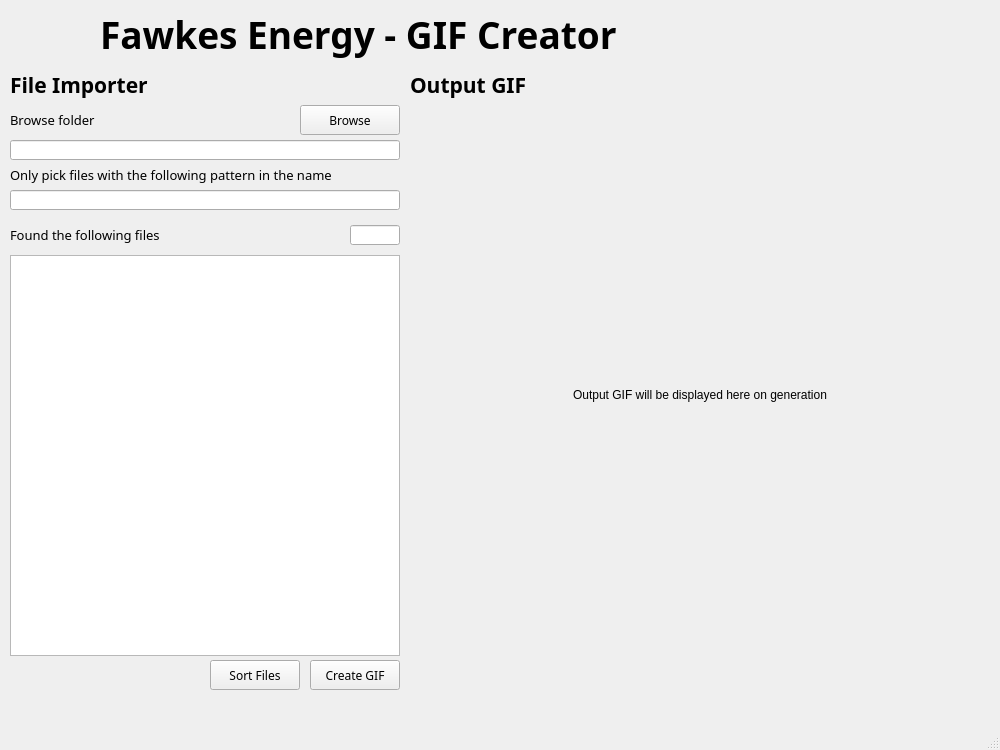
<?xml version="1.0" encoding="UTF-8"?>
<ui version="4.0">
 <class>main_window</class>
 <widget class="QMainWindow" name="main_window">
  <property name="geometry">
   <rect>
    <x>0</x>
    <y>0</y>
    <width>1000</width>
    <height>750</height>
   </rect>
  </property>
  <property name="windowTitle">
   <string>Fawkes GIF Creator</string>
  </property>
  <widget class="QWidget" name="centralwidget">
   <widget class="QLabel" name="main_label">
    <property name="geometry">
     <rect>
      <x>100</x>
      <y>10</y>
      <width>821</width>
      <height>48</height>
     </rect>
    </property>
    <property name="font">
     <font>
      <family>Work Sans</family>
      <pointsize>28</pointsize>
      <weight>75</weight>
      <bold>true</bold>
     </font>
    </property>
    <property name="text">
     <string>Fawkes Energy - GIF Creator</string>
    </property>
    <property name="alignment">
     <set>Qt::AlignLeading|Qt::AlignLeft|Qt::AlignVCenter</set>
    </property>
   </widget>
   <widget class="QLabel" name="image_logo">
    <property name="geometry">
     <rect>
      <x>0</x>
      <y>0</y>
      <width>51</width>
      <height>61</height>
     </rect>
    </property>
    <property name="font">
     <font>
      <family>Noto Sans Arabic Blk</family>
     </font>
    </property>
    <property name="styleSheet">
     <string notr="true">background-color: transparent;
border: none;</string>
    </property>
    <property name="text">
     <string/>
    </property>
    <property name="pixmap">
     <pixmap>../../SoH_Simulator/logo/Fawkes_Energy_logo.png</pixmap>
    </property>
    <property name="scaledContents">
     <bool>true</bool>
    </property>
   </widget>
   <widget class="QPushButton" name="btn_browse_for_folder">
    <property name="geometry">
     <rect>
      <x>300</x>
      <y>105</y>
      <width>100</width>
      <height>30</height>
     </rect>
    </property>
    <property name="font">
     <font>
      <family>Work Sans Medium</family>
     </font>
    </property>
    <property name="text">
     <string>Browse</string>
    </property>
   </widget>
   <widget class="QLabel" name="label_select_folder">
    <property name="geometry">
     <rect>
      <x>10</x>
      <y>110</y>
      <width>160</width>
      <height>20</height>
     </rect>
    </property>
    <property name="font">
     <font>
      <family>Work Sans</family>
      <pointsize>10</pointsize>
      <weight>50</weight>
      <bold>false</bold>
     </font>
    </property>
    <property name="text">
     <string>Browse folder</string>
    </property>
   </widget>
   <widget class="QLabel" name="label_file_importer">
    <property name="geometry">
     <rect>
      <x>10</x>
      <y>70</y>
      <width>160</width>
      <height>30</height>
     </rect>
    </property>
    <property name="font">
     <font>
      <family>Work Sans</family>
      <pointsize>16</pointsize>
      <weight>75</weight>
      <bold>true</bold>
     </font>
    </property>
    <property name="text">
     <string>File Importer</string>
    </property>
   </widget>
   <widget class="QLineEdit" name="val_name_pattern">
    <property name="geometry">
     <rect>
      <x>10</x>
      <y>190</y>
      <width>390</width>
      <height>20</height>
     </rect>
    </property>
    <property name="font">
     <font>
      <italic>false</italic>
     </font>
    </property>
    <property name="readOnly">
     <bool>false</bool>
    </property>
   </widget>
   <widget class="QLabel" name="label_match_pattern">
    <property name="geometry">
     <rect>
      <x>10</x>
      <y>165</y>
      <width>391</width>
      <height>20</height>
     </rect>
    </property>
    <property name="font">
     <font>
      <family>Work Sans</family>
      <pointsize>10</pointsize>
      <weight>50</weight>
      <bold>false</bold>
     </font>
    </property>
    <property name="text">
     <string>Only pick files with the following pattern in the name</string>
    </property>
    <property name="wordWrap">
     <bool>true</bool>
    </property>
   </widget>
   <widget class="QListWidget" name="list_files">
    <property name="geometry">
     <rect>
      <x>10</x>
      <y>255</y>
      <width>390</width>
      <height>401</height>
     </rect>
    </property>
   </widget>
   <widget class="QLabel" name="label_found_files">
    <property name="geometry">
     <rect>
      <x>10</x>
      <y>225</y>
      <width>171</width>
      <height>20</height>
     </rect>
    </property>
    <property name="font">
     <font>
      <family>Work Sans</family>
      <pointsize>10</pointsize>
      <weight>50</weight>
      <bold>false</bold>
     </font>
    </property>
    <property name="text">
     <string>Found the following files</string>
    </property>
   </widget>
   <widget class="QLineEdit" name="val_num_files">
    <property name="geometry">
     <rect>
      <x>350</x>
      <y>225</y>
      <width>50</width>
      <height>20</height>
     </rect>
    </property>
    <property name="font">
     <font>
      <italic>false</italic>
     </font>
    </property>
    <property name="readOnly">
     <bool>false</bool>
    </property>
   </widget>
   <widget class="QPushButton" name="btn_create_gif">
    <property name="geometry">
     <rect>
      <x>310</x>
      <y>660</y>
      <width>90</width>
      <height>30</height>
     </rect>
    </property>
    <property name="font">
     <font>
      <family>Work Sans Medium</family>
     </font>
    </property>
    <property name="text">
     <string>Create GIF</string>
    </property>
   </widget>
   <widget class="QLabel" name="label_outputgif">
    <property name="geometry">
     <rect>
      <x>410</x>
      <y>70</y>
      <width>160</width>
      <height>30</height>
     </rect>
    </property>
    <property name="font">
     <font>
      <family>Work Sans</family>
      <pointsize>16</pointsize>
      <weight>75</weight>
      <bold>true</bold>
     </font>
    </property>
    <property name="text">
     <string>Output GIF</string>
    </property>
   </widget>
   <widget class="QLabel" name="image_output">
    <property name="geometry">
     <rect>
      <x>410</x>
      <y>100</y>
      <width>580</width>
      <height>590</height>
     </rect>
    </property>
    <property name="autoFillBackground">
     <bool>false</bool>
    </property>
    <property name="text">
     <string>Output GIF will be displayed here on generation</string>
    </property>
    <property name="alignment">
     <set>Qt::AlignCenter</set>
    </property>
   </widget>
   <widget class="QLineEdit" name="val_opened_folder">
    <property name="geometry">
     <rect>
      <x>10</x>
      <y>140</y>
      <width>390</width>
      <height>20</height>
     </rect>
    </property>
    <property name="font">
     <font>
      <italic>false</italic>
     </font>
    </property>
    <property name="readOnly">
     <bool>false</bool>
    </property>
   </widget>
   <widget class="QPushButton" name="btn_sort_files">
    <property name="geometry">
     <rect>
      <x>210</x>
      <y>660</y>
      <width>90</width>
      <height>30</height>
     </rect>
    </property>
    <property name="font">
     <font>
      <family>Work Sans Medium</family>
     </font>
    </property>
    <property name="text">
     <string>Sort Files</string>
    </property>
   </widget>
  </widget>
  <widget class="QMenuBar" name="menubar">
   <property name="geometry">
    <rect>
     <x>0</x>
     <y>0</y>
     <width>1000</width>
     <height>30</height>
    </rect>
   </property>
  </widget>
  <widget class="QStatusBar" name="statusbar"/>
 </widget>
 <resources/>
 <connections/>
</ui>
